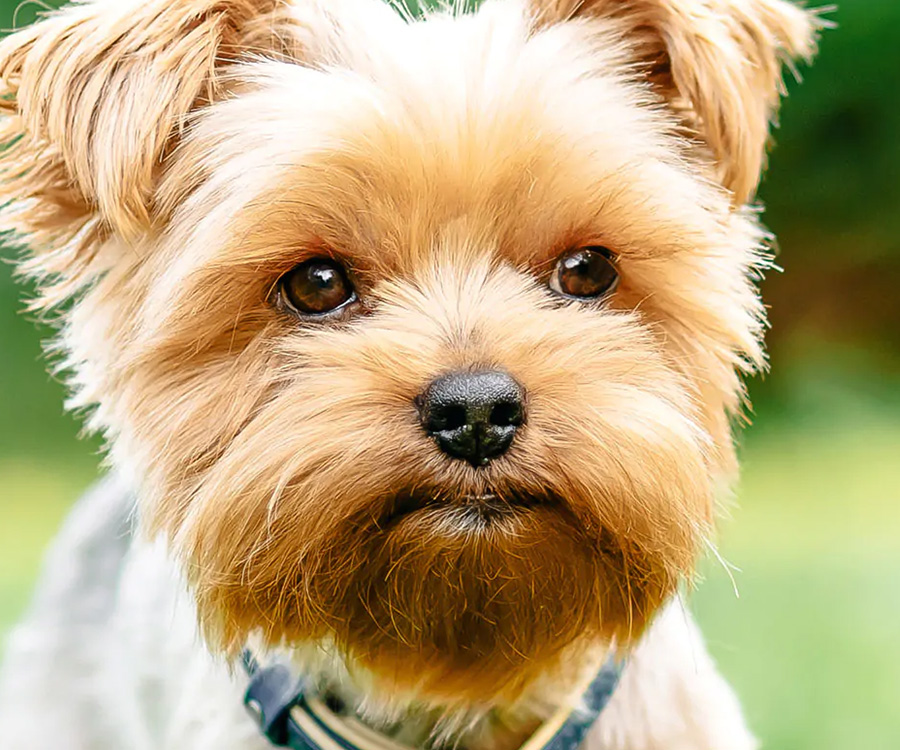
#> input picture vol-1/data/little-dog.jpg, 900 x 750 px
$ jupyter execute 5-2d-dwt.ipynb
#> lines starting #> are read from the running program, lines starting #| are printed output that depends on the picture; long printed decimals are rounded
#> further down, img is the input picture: shape (750, 900, 3); mean R, G, B 189, 170, 127.2
# 5 Two-Dimensional Discrete Wavelet Transform

## 5.7 Visualization Examples

### 5.7.1 Decomposition Diagrams

[cell 1]
# this code

import matplotlib.pyplot as plt
import pywt
import imageio.v2 as imageio
import numpy as np
import os

def visualize_2d_dwt_combined(image, wavelet='db4', levels=2, save_path='./output/figure_9_1_dwt.png'):
#> called with wavelet = 'db4', levels = 2, save_path = './output/2d_dog_dwt.png'
    os.makedirs(os.path.dirname(save_path), exist_ok=True)

    # Convert to grayscale if RGB
    if image.ndim == 3:
        image = np.mean(image, axis=2)
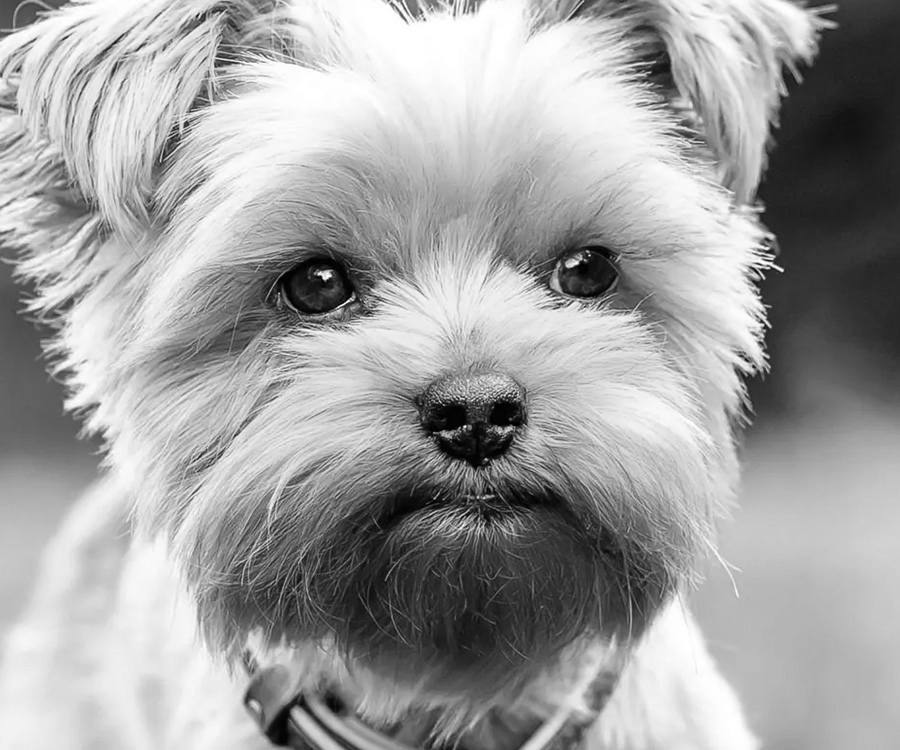
#> image: shape (750, 900) float64; min 0, max 255, mean 162.1

    # Perform 2D DWT
    coeffs = pywt.wavedec2(image, wavelet, level=levels)
#> coeffs = 3 items
    coeffs_array, _ = pywt.coeffs_to_array(coeffs)
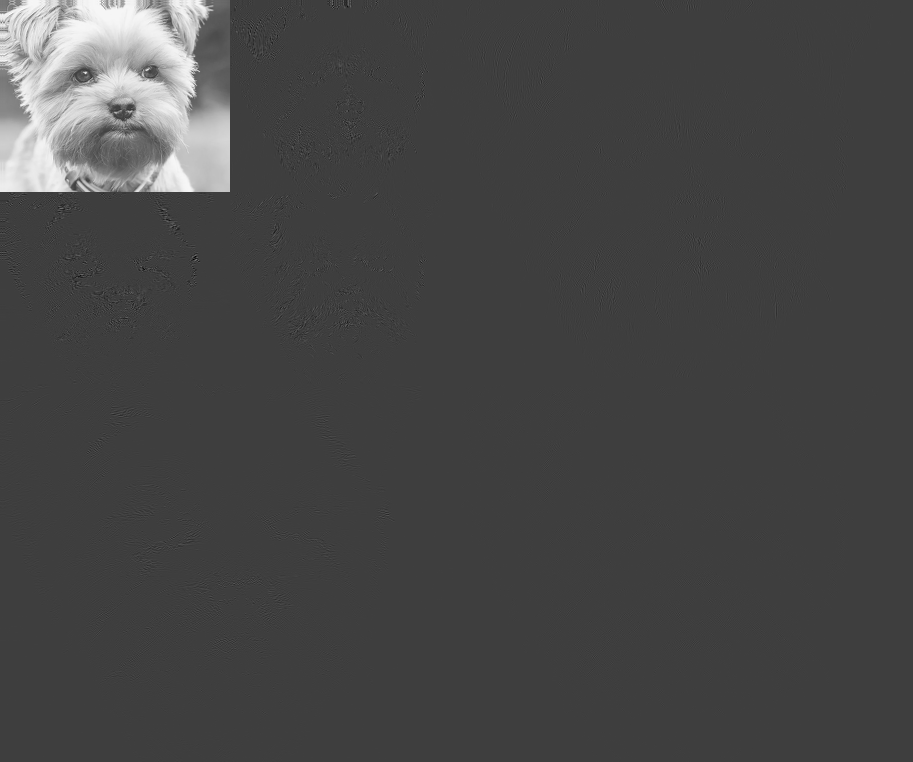
#> coeffs_array: shape (762, 913) float64; min -347.1, max 1065.9, mean 41.2; drawn with min black and max white

    # Create combined figure
    fig, axes = plt.subplots(2, 3, figsize=(12, 8))

    # Original image
    axes[0, 0].imshow(image, cmap='gray')
    axes[0, 0].set_title('Original Image')
    axes[0, 0].axis('off')

    # Full decomposition array
    axes[0, 1].imshow(coeffs_array, cmap='gray')
    axes[0, 1].set_title(f'Wavelet Decomposition ({levels} levels)')
    axes[0, 1].axis('off')

    # Empty slot for symmetry
    axes[0, 2].axis('off')

    # LL (Approximation)
    LL = coeffs[0]
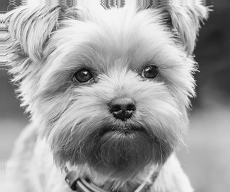
#> LL: shape (192, 230) float64; min -62.32, max 1065.9, mean 648.8; drawn with min black and max white
    axes[1, 0].imshow(LL, cmap='gray')
    axes[1, 0].set_title('LL (Approximation)')
    axes[1, 0].axis('off')

    # LH, HL from first level
    LH, HL, HH = coeffs[1]
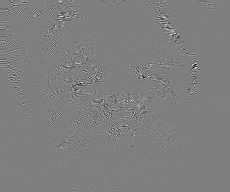
#> LH: shape (192, 230) float64; min -347.1, max 347.1, mean -0.1; drawn with min black and max white
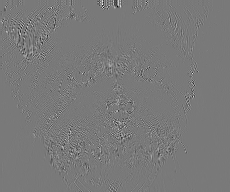
#> HL: shape (192, 230) float64; min -269.8, max 295.9, mean 0.1; drawn with min black and max white
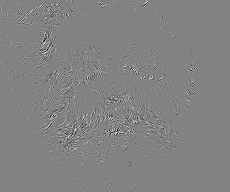
#> HH: shape (192, 230) float64; min -201.1, max 190.9, mean 0.1; drawn with min black and max white
    axes[1, 1].imshow(LH, cmap='gray')
    axes[1, 1].set_title('LH (Horizontal Details)')
    axes[1, 1].axis('off')

    axes[1, 2].imshow(HL, cmap='gray')
    axes[1, 2].set_title('HL (Vertical Details)')
    axes[1, 2].axis('off')

    plt.tight_layout()
    plt.savefig(save_path, dpi=300, bbox_inches='tight')
    plt.show()
    plt.close()

    print(f"✅ Combined figure saved to: {os.path.abspath(save_path)}")

# Load your image
image_path = './data/little-dog.jpg'
img = imageio.imread(image_path)

# Run combined visualization
visualize_2d_dwt_combined(img, wavelet='db4', levels=2, save_path='./output/2d_dog_dwt.png')

### 5.7.2 Reconstructed Subbands

[cell 2]
import matplotlib.pyplot as plt
import pywt
import numpy as np
import imageio.v2 as imageio
from skimage.metrics import structural_similarity as ssim

def reconstruct_subbands(coeffs, wavelet='db4', original=None):
    """Reconstruct image from individual subbands and show metrics."""
#> called with wavelet = 'db4'

    LL, (LH, HL, HH) = coeffs
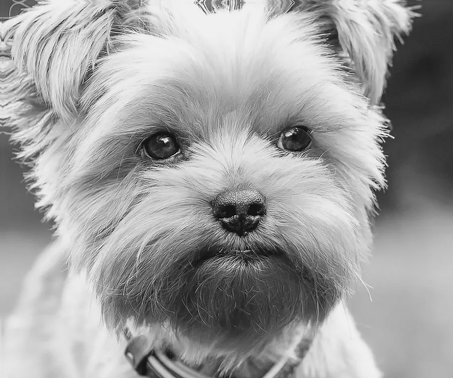
#> LL: shape (378, 453) float64; min -0.158, max 2.13, mean 1.27; drawn with min black and max white
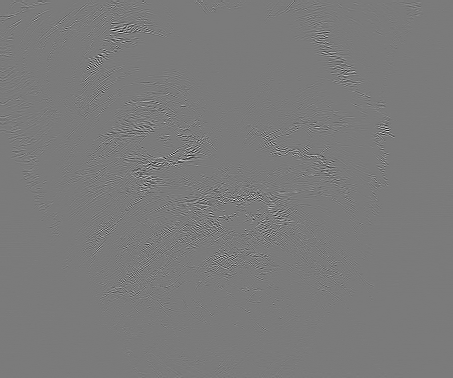
#> LH: shape (378, 453) float64; min -0.501, max 0.537, mean -3.73e-05; drawn with min black and max white
#> HL: shape (378, 453) float64
#> HH: shape (378, 453) float64

    # LL only
    coeffs_ll = (LL, (np.zeros_like(LH), np.zeros_like(HL), np.zeros_like(HH)))
    recon_ll = pywt.idwt2(coeffs_ll, wavelet)

    # LH only
    coeffs_lh = (np.zeros_like(LL), (LH, np.zeros_like(HL), np.zeros_like(HH)))
    recon_lh = pywt.idwt2(coeffs_lh, wavelet)

    # HL only
    coeffs_hl = (np.zeros_like(LL), (np.zeros_like(LH), HL, np.zeros_like(HH)))
    recon_hl = pywt.idwt2(coeffs_hl, wavelet)

    # HH only
    coeffs_hh = (np.zeros_like(LL), (np.zeros_like(LH), np.zeros_like(HL), HH))
    recon_hh = pywt.idwt2(coeffs_hh, wavelet)

    reconstructions = {
        'LL': recon_ll,
        'LH': recon_lh,
        'HL': recon_hl,
        'HH': recon_hh
    }

    # Plot
    fig, axes = plt.subplots(1, 5, figsize=(16, 4))
    axes[0].imshow(original, cmap='gray')
    axes[0].set_title("Original")
    axes[0].axis('off')

    for i, (name, img) in enumerate(reconstructions.items(), start=1):
        axes[i].imshow(img, cmap='gray')
        axes[i].set_title(f"{name} only")
        axes[i].axis('off')
#> this loop made 4 passes
#> name on passes 1 to 4: 'LL', 'LH', 'HL', 'HH'

    plt.tight_layout()
    plt.savefig("./output/2d_dwt_reconstructions.png", dpi=300, bbox_inches='tight')
    plt.show()

    # Metrics
    if original is not None:
        print("\nReconstruction metrics (vs. original):")
        for name, img in reconstructions.items():
            mse = np.mean((original - img) ** 2)
            psnr = 10 * np.log10(1.0 / mse) if mse != 0 else np.inf
            ssim_val = ssim(original, img, data_range=img.max() - img.min())
            print(f"{name} only -> MSE: {mse:.6f}, PSNR: {psnr:.2f} dB, SSIM: {ssim_val:.4f}")
#> this loop made 4 passes
#> (name, mse, psnr, ssim_val) on passes 1 to 4: ('LL', 0.000686, 31.64, 0.948), ('LH', 0.476, 3.22, 0.000319), ('HL', 0.476, 3.22, 0.000173), ('HH', 0.476, 3.22, 4.71e-05)
#| LL only -> MSE: 0.000686, PSNR: 31.64 dB, SSIM: 0.9480
#| LH only -> MSE: 0.476, PSNR: 3.22 dB, SSIM: 0.0003
#| HL only -> MSE: 0.4761, PSNR: 3.22 dB, SSIM: 0.0002
#| HH only -> MSE: 0.4763, PSNR: 3.22 dB, SSIM: 0.0000

    return reconstructions

# Example usage
image_path = './data/little-dog.jpg'
img = imageio.imread(image_path)

# Convert to grayscale [0,1]
if img.ndim == 3:
    img = np.mean(img, axis=2)
img = img / 255.0

# Perform one-level 2D DWT
coeffs = pywt.dwt2(img, 'db4')

# Reconstruct and evaluate
reconstructed = reconstruct_subbands(coeffs, wavelet='db4', original=img)
#> reconstructed = 4 items
